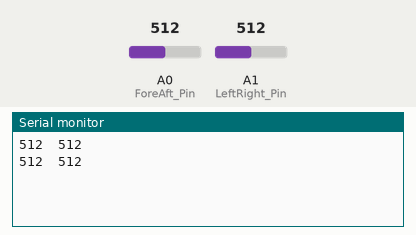
Recording of a sketch running on a simulated Arduino Uno, built with avr-gcc and run on an emulated ATmega328P. On the bench: the last lines printed to the serial monitor. The test bench sets the inputs (shaded band); at power-on: A0 (ForeAft_Pin) = 512, A1 (LeftRight_Pin) = 512.

Above: at 1.8 s.
1.9 s: A0 (ForeAft_Pin) set to 716
At 2.6 s:
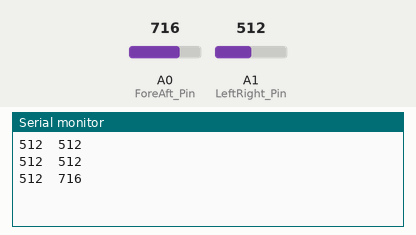
3.4 s: A1 (LeftRight_Pin) set to 716
At 4.7 s:
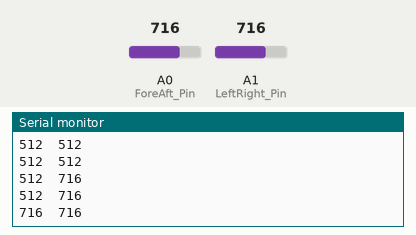
4.9 s: A0 (ForeAft_Pin) set to 900
At 5.8 s:
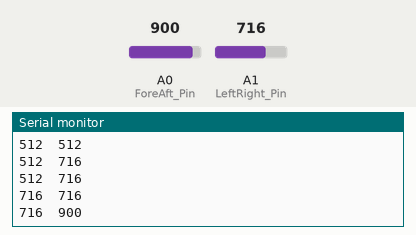
6.4 s: A1 (LeftRight_Pin) set to 900
At 7.7 s:
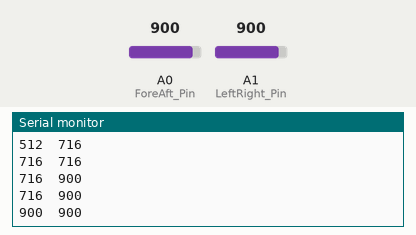
Timing chart, 0 to 8.9 s (numbered marks = the images above; inputs shaded):
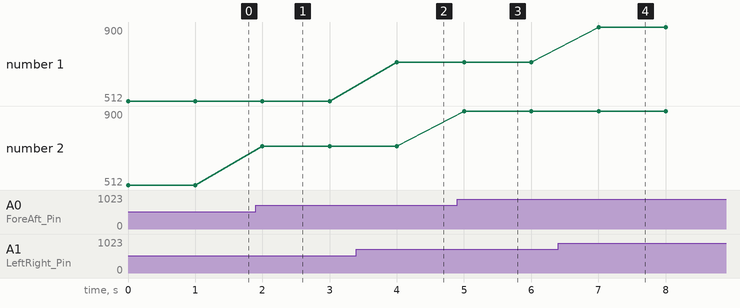

Measured:
- after the input at 1.9 s, the serial monitor: prints a new line after 0.10 s (image 1)
- after the input at 3.4 s, the serial monitor: prints a new line after 0.60 s (image 2)
- after the input at 4.9 s, the serial monitor: prints a new line after 0.10 s (image 3)
- after the input at 6.4 s, the serial monitor: prints a new line after 0.60 s (image 4)
- plotted number 2: 512 → 716 after the input at 1.9 s, 716 → 900 after the input at 4.9 s

The sketch:

joystic_test.ino
```cpp
int ForeAft_Pin = 0;       // Fore / Aft input is Arduino pin A0
int LeftRight_Pin = 1;     // Left / Right input is Arduino pin A1

int ForeAft_Input;         // Expected Range 220-800 for a hall-effect joystick
int LeftRight_Input;       // Expected Range 220-800 for a hall-effect joystick

void setup()               // Main Program Initialization
  {
    Serial.begin(9600);    // Prepare debug
  }

void loop()
  {
    ForeAft_Input = analogRead(ForeAft_Pin) ;          // Read Fore/Aft Value
    LeftRight_Input = analogRead(LeftRight_Pin) ;      // Read Left/Right Value

    Serial.print(LeftRight_Input);                     // Send Left/Right to terminal
    Serial.print("\t");
    Serial.println(ForeAft_Input);                     // Send Fore/Aft to terminal

    delay( 1000 );                                     // Wait 1 second before looping
  }
```
